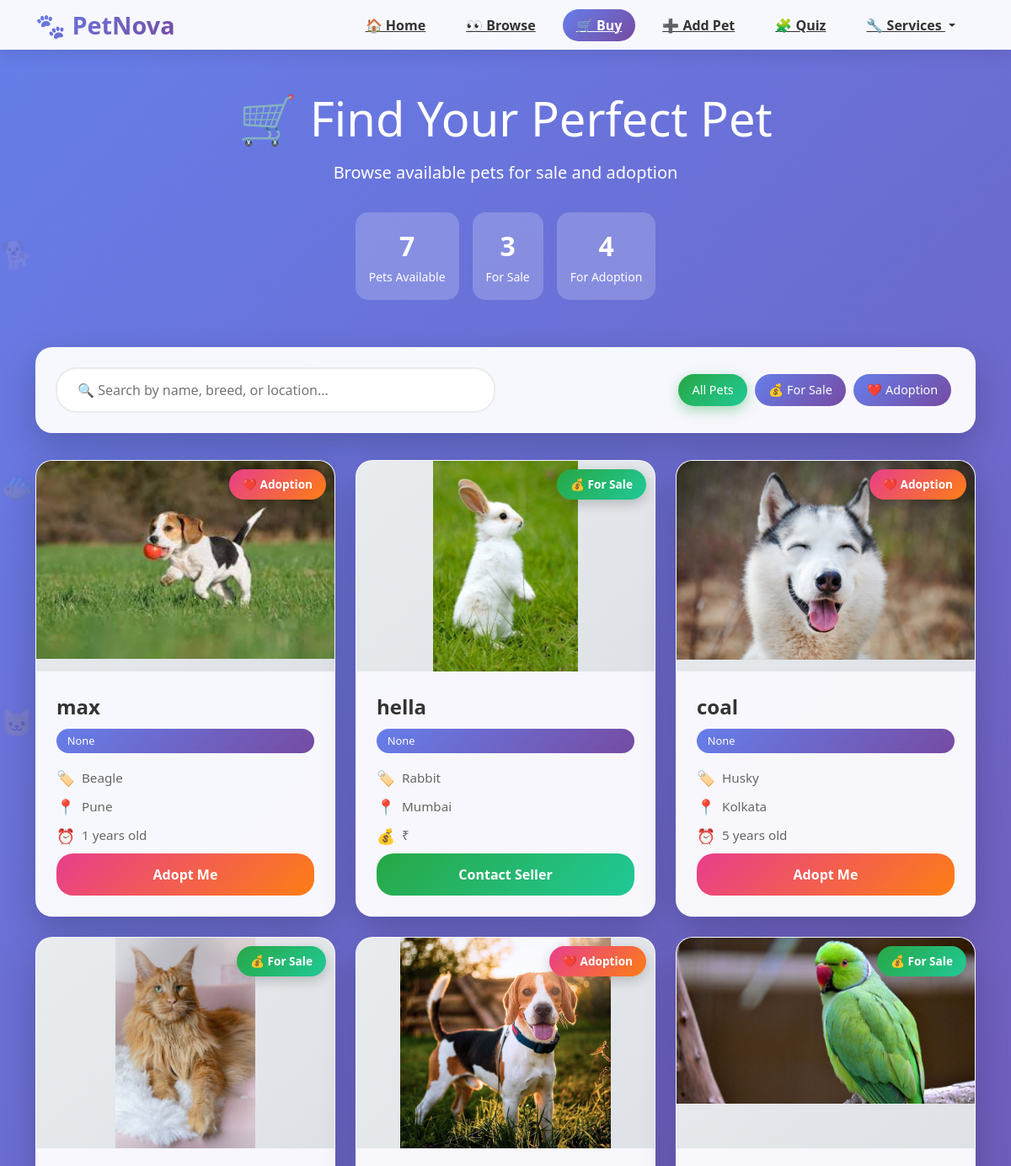
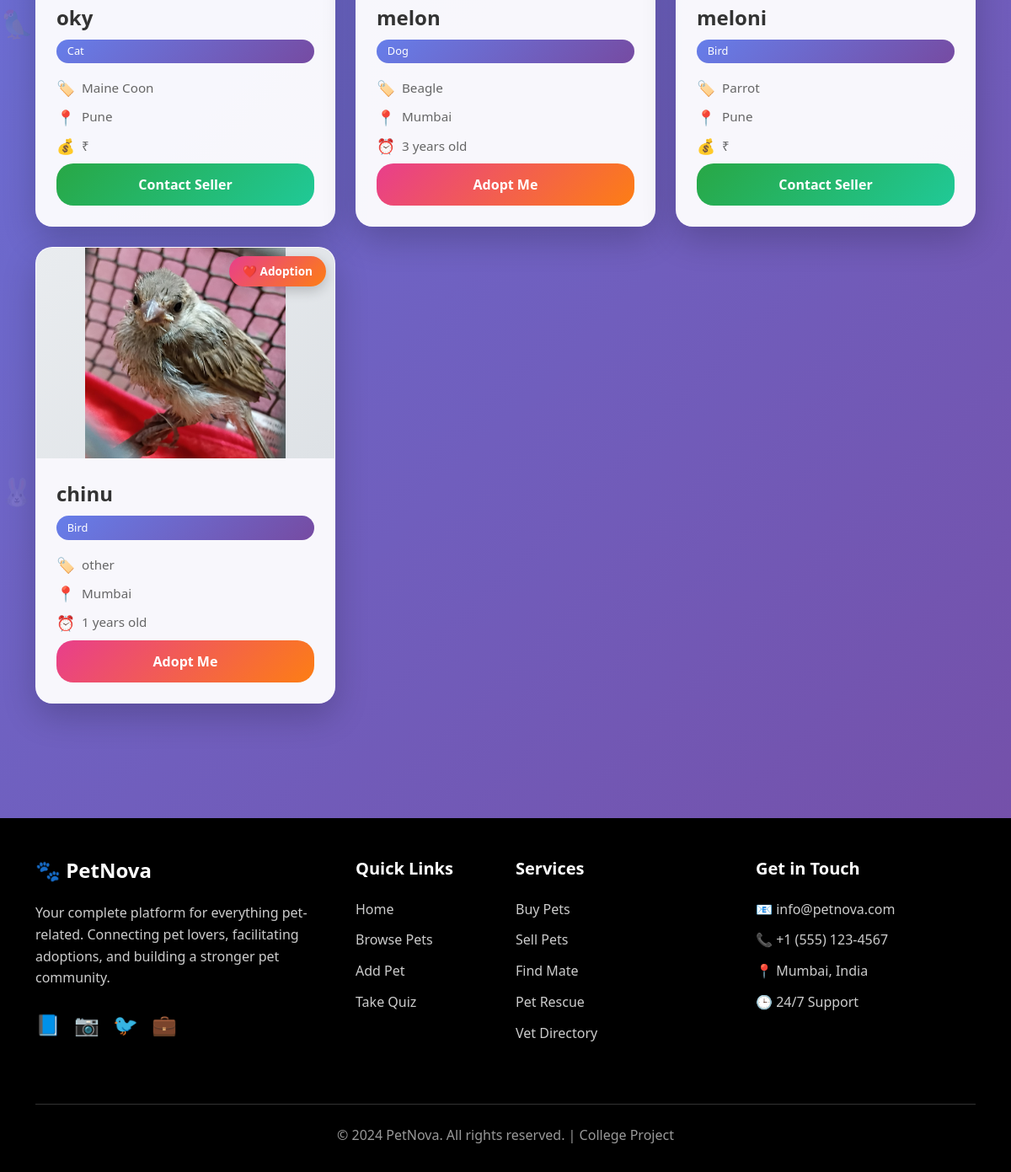
/buy, run on the app's committed database (2 pictures, top to bottom).
### tables this page shows
CREATE TABLE pets (
                id INTEGER PRIMARY KEY AUTOINCREMENT,
                name TEXT,
                breed TEXT,
                location TEXT,
                age INTEGER,
                purpose TEXT,
                photo TEXT
            , category TEXT);

### pet mate/app.py (the view)
@app.route('/buy')
def buy_pets():
    conn = sqlite3.connect("pets.db")
    conn.row_factory = sqlite3.Row  # Option A: allows attribute-like access in templates
    pets = conn.execute(
        "SELECT * FROM pets WHERE purpose IN ('Sale', 'Adoption')"
    ).fetchall()
    conn.close()
    return render_template('buy_pets.html', pets=pets)

### pet mate/templates/buy_pets.html (shortened to what this page needs)
<!DOCTYPE html>
<html>
<head>
    <link rel="stylesheet" href="https://cdn.jsdelivr.net/npm/bootstrap@5.3.0/dist/css/bootstrap.min.css">
</head>
<body>
    <nav class="navbar navbar-expand-lg navbar-custom">
        <div class="container">
            <a class="navbar-brand-custom" href="/">
                🐾 PetNova
            </a>
            <div class="collapse navbar-collapse" id="navbarNav">
                <ul class="navbar-nav ms-auto">
                    <li class="nav-item">
                        <a class="nav-link-custom" href="/">🏠 Home</a>
                    </li>
                    <li class="nav-item">
                        <a class="nav-link-custom" href="/pets">👀 Browse</a>
                    </li>
                    <li class="nav-item">
                        <a class="nav-link-custom active" href="/buy">🛒 Buy</a>
                    </li>
                    <li class="nav-item">
                        <a class="nav-link-custom" href="/add">➕ Add Pet</a>
                    </li>
                    <li class="nav-item">
                        <a class="nav-link-custom" href="/quiz">🧩 Quiz</a>
                    </li>
                    <li class="nav-item dropdown">
                        <a class="nav-link-custom dropdown-toggle" href="#" id="servicesDropdown" role="button" data-bs-toggle="dropdown" aria-expanded="false">
                            🔧 Services
                        </a>
                    </li>
                </ul>
            </div>
        </div>
    </nav>
    <div class="floating-elements">
        <div class="floating-pet" style="top: 10%; animation-delay: 0s;">🐕</div>
        <div class="floating-pet" style="top: 30%; animation-delay: 7s;">🐱</div>
        <div class="floating-pet" style="top: 50%; animation-delay: 14s;">🦜</div>
        <div class="floating-pet" style="top: 70%; animation-delay: 21s;">🐰</div>
        <div class="floating-pet" style="top: 20%; animation-delay: 5s;">🐠</div>
    </div>
    <div class="content-wrapper">
        <div class="hero-section">
            <div class="container">
                <h1 class="display-4 mb-3">🛒 Find Your Perfect Pet</h1>
                <p class="lead">Browse available pets for sale and adoption</p>
                <div class="d-flex justify-content-center flex-wrap mt-4">
                    <div class="stats-badge">
                        <span class="stats-number" id="totalPets">0</span>
                        <small>Pets Available</small>
                    </div>
                    <div class="stats-badge">
                        <span class="stats-number" id="forSale">0</span>
                        <small>For Sale</small>
                    </div>
                    <div class="stats-badge">
                        <span class="stats-number" id="forAdoption">0</span>
                        <small>For Adoption</small>
                    </div>
                </div>
            </div>
        </div>
        <div class="container pb-5">
            <div class="filter-section">
                <div class="row align-items-center">
                    <div class="col-md-6 mb-3 mb-md-0">
                        <input type="text" class="search-box" id="searchInput" placeholder="🔍 Search by name, breed, or location...">
                    </div>
                    <div class="col-md-6">
                        <div class="d-flex flex-wrap justify-content-md-end">
                            <button class="filter-btn active" data-filter="all">All Pets</button>
                            <button class="filter-btn" data-filter="Sale">💰 For Sale</button>
                            <button class="filter-btn" data-filter="Adoption">❤️ Adoption</button>
                        </div>
                    </div>
                </div>
            </div>
             <div class="row" id="petGrid">
                {% for pet in pets %}
                <div class="col-lg-4 col-md-6 mb-4 pet-item fade-in"
                data-name="{{ pet.name }}"
                data-breed="{{ pet.breed }}"
                data-location="{{ pet.location }}"
                data-purpose="{{ pet.purpose }}"
                data-category="{{ pet.category }}">
                <div class="pet-card">
                    <div class="pet-image-container">
                        <img class="pet-image" src="{{ url_for('static', filename='uploads/' ~ pet['photo']) }}" alt="{{ pet.name }}" onerror="this.style.display='none'; this.nextElementSibling.style.display='flex';">
                        <div class="pet-badge
                            {% if pet.purpose == 'Sale' %}badge-sale{% elif pet.purpose == 'Adoption' %}badge-adoption{% else %}badge-mate{% endif %}">
                            {% if pet.purpose == 'Sale' %}💰 For Sale{% elif pet.purpose == 'Adoption' %}❤️ Adoption{% else %}💕 Mate{% endif %}
                        </div>
                    </div>
                    <div class="pet-content">
                        <div class="pet-name">{{ pet.name }}</div>
                        <span class="pet-category">{{ pet.category }}</span>
                        <div class="pet-info">
                            <span class="pet-info-icon">🏷️</span>
                            <span>{{ pet.breed }}</span>
                        </div>
                        <div class="pet-info">
                            <span class="pet-info-icon">📍</span>
                            <span>{{ pet.location }}</span>
                        </div>
                        {% if pet.purpose == 'Sale' %}
                        <div class="pet-info">
                            <span class="pet-info-icon">💰</span>
                            <span>₹{{ pet.price }}</span>
                        </div>
                        {% elif pet.purpose == 'Adoption' %}
                        <div class="pet-info">
                            <span class="pet-info-icon">⏰</span>
                            <span>{{ pet.age }} years old</span>
                        </div>
                        {% endif %}
                        <button class="btn-action
                        {% if pet.purpose == 'Sale' %}btn-buy{% else %}btn-adopt{% endif %}"> {% if pet.purpose == 'Sale' %}Contact Seller{% else %}Adopt Me{% endif %}
                    </button>
                </div>
            </div>
        </div>
        {% endfor %}
    </div>
        </div>
    </div>
    <footer class="footer-custom">
        <div class="container">
            <div class="row">
                <div class="col-lg-4 col-md-6 mb-4">
                    <h4 class="footer-heading">🐾 PetNova</h4>
                    <p class="footer-text">
                        Your complete platform for everything pet-related. Connecting pet lovers, facilitating adoptions, and building a stronger pet community.
                    </p>
                    <div class="social-links">
                        <a href="#" class="social-link">📘</a>
                        <a href="#" class="social-link">📷</a>
                        <a href="#" class="social-link">🐦</a>
                        <a href="#" class="social-link">💼</a>
                    </div>
                </div>
                <div class="col-lg-2 col-md-6 mb-4">
                    <h5 class="footer-heading">Quick Links</h5>
                    <ul class="footer-links">
                        <li><a href="/">Home</a></li>
                        <li><a href="/pets">Browse Pets</a></li>
                        <li><a href="/add">Add Pet</a></li>
                        <li><a href="/quiz">Take Quiz</a></li>
                    </ul>
                </div>
                <div class="col-lg-3 col-md-6 mb-4">
                    <h5 class="footer-heading">Services</h5>
                    <ul class="footer-links">
                        <li><a href="/buy">Buy Pets</a></li>
                        <li><a href="/sell">Sell Pets</a></li>
                        <li><a href="/mate">Find Mate</a></li>
                        <li><a href="/rescue">Pet Rescue</a></li>
                        <li><a href="/vet">Vet Directory</a></li>
                    </ul>
                </div>
                <div class="col-lg-3 col-md-6 mb-4">
                    <h5 class="footer-heading">Get in Touch</h5>
                    <ul class="footer-links">
                        <li><a href="#">📧 info@petnova.com</a></li>
                        <li><a href="#">📞 +1 (555) 123-4567</a></li>
                        <li><a href="#">📍 Mumbai, India</a></li>
                        <li><a href="#">🕒 24/7 Support</a></li>
                    </ul>
                </div>
            </div>
            <div class="footer-bottom">
                <p>&copy; 2024 PetNova. All rights reserved. | College Project</p>
            </div>
        </div>
    </footer>
    <!DOCTYPE html>
<html>
<head>
    <link rel="stylesheet" href="https://cdn.jsdelivr.net/npm/bootstrap@5.3.0/dist/css/bootstrap.min.css">
</head>
<body>
</body>
</html>

### data on the page
pets: photo (picture), purpose "❤️ Adoption", name "max", category "None", breed "Beagle", location "Pune", age "1"
pets: photo (picture), purpose "💰 For Sale", name "hella", category "None", breed "Rabbit", location "Mumbai"
pets: photo (picture), purpose "❤️ Adoption", name "coal", category "None", breed "Husky", location "Kolkata", age "5"
pets: photo (picture), purpose "💰 For Sale", name "oky", category "Cat", breed "Maine Coon", location "Pune"
pets: photo (picture), purpose "❤️ Adoption", name "melon", category "Dog", breed "Beagle", location "Mumbai", age "3"
pets: photo (picture), purpose "💰 For Sale", name "meloni", category "Bird", breed "Parrot", location "Pune"
pets: photo+name (picture), purpose "❤️ Adoption", name "chinu", category "Bird", breed "other", location "Mumbai", age "1"
